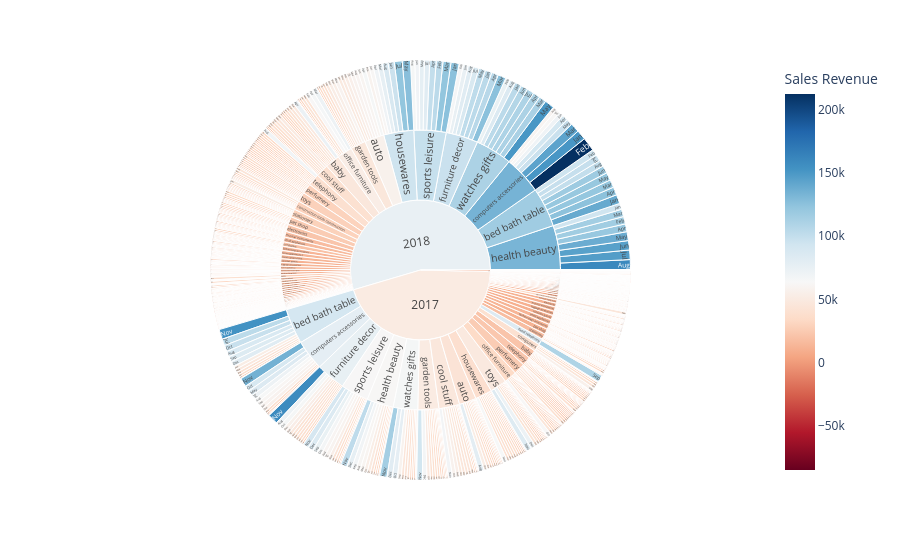

Notebook code for this chart:
### Code cell
# Plot with 4 dimensions (DO NOT USE SOMETHING LIKE THIS)

fig = px.sunburst(total_rev, 
                  path = ['Sales Year', 'Product Category', 'Sales Month'], 
                  values = 'Sales Revenue',
                  color = 'Sales Revenue', 
                  hover_data = ['Sales Revenue'],
                  color_continuous_scale = 'RdBu',
                  color_continuous_midpoint = np.average(total_rev['Sales Revenue'], 
                                                         weights = total_rev['Sales Revenue']))
fig.show()

### Figure 1 — Plotly figure (JSON) as saved in the notebook; plotly's stock layout.template omitted (floating-point values rounded to 4 significant figures; data arrays with more than 128 entries replaced by an {"elided": "..."} marker saying what was removed)
{"data": [{"branchvalues": "total", "customdata": {"elided": "1427x2 float values"}, "domain": {"x": [0, 1], "y": [0, 1]}, "hovertemplate": "labels=%{label}<br>Sales Revenue_sum=%{value}<br>parent=%{parent}<br>id=%{id}<br>Sales Revenue=%{color}<extra></extra>", "ids": {"elided": "1427 str values"}, "labels": {"elided": "1427 str values"}, "marker": {"coloraxis": "coloraxis", "colors": {"elided": "1427 float values"}}, "name": "", "parents": {"elided": "1427 str values"}, "type": "sunburst", "values": {"elided": "1427 float values"}}], "layout": {"coloraxis": {"cmid": 63850.0, "colorbar": {"title": {"text": "Sales Revenue"}}, "colorscale": [[0, "rgb(103,0,31)"], [0.1, "rgb(178,24,43)"], [0.2, "rgb(214,96,77)"], [0.3, "rgb(244,165,130)"], [0.4, "rgb(253,219,199)"], [0.5, "rgb(247,247,247)"], [0.6, "rgb(209,229,240)"], [0.7, "rgb(146,197,222)"], [0.8, "rgb(67,147,195)"], [0.9, "rgb(33,102,172)"], [1, "rgb(5,48,97)"]]}, "legend": {"tracegroupgap": 0}, "margin": {"t": 60}}}
